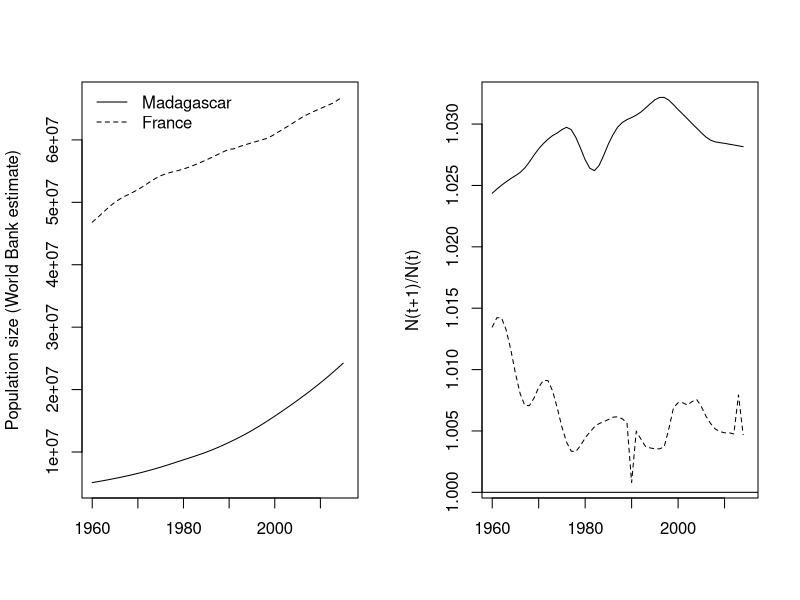
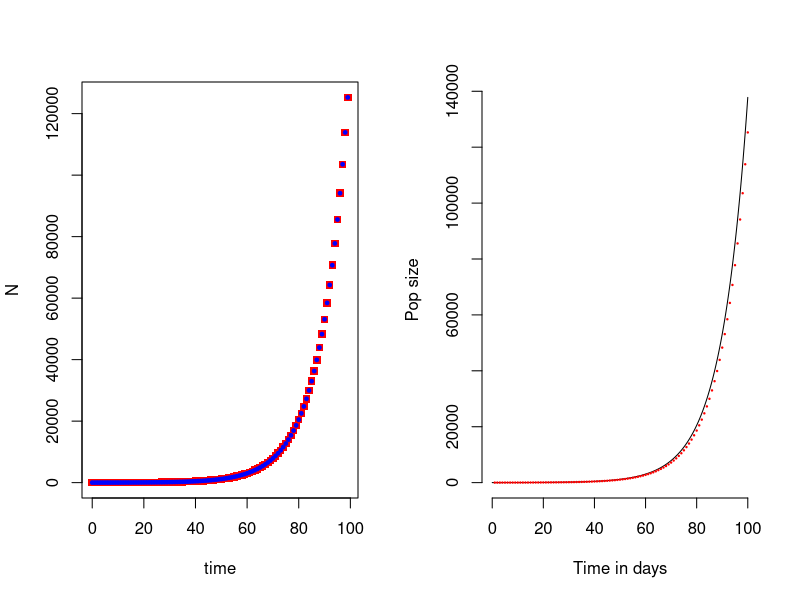
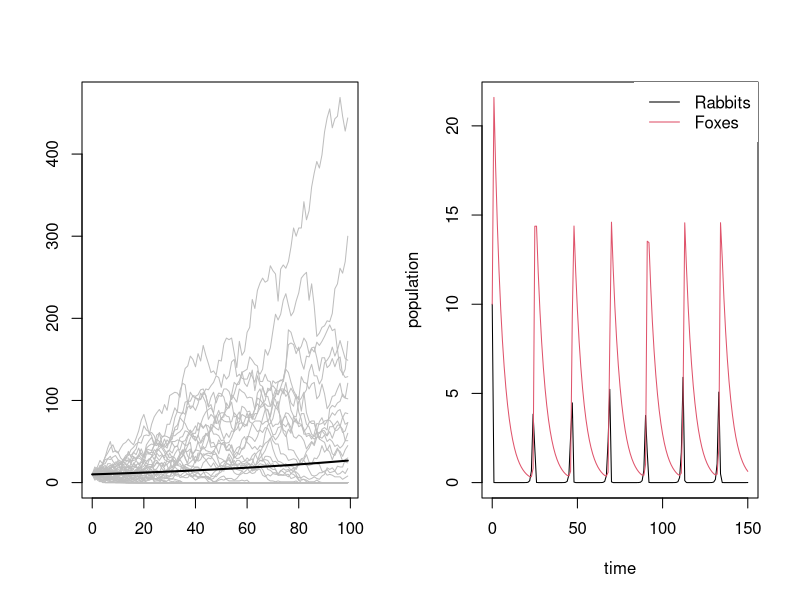
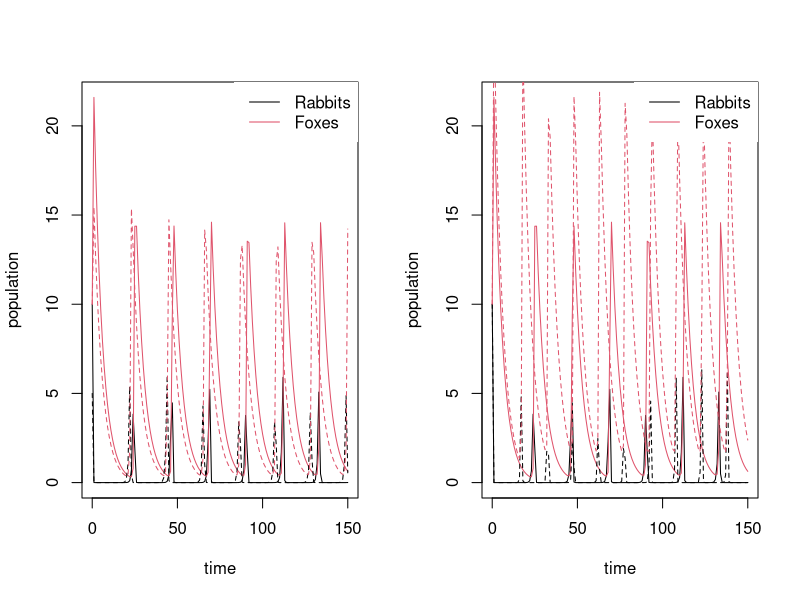
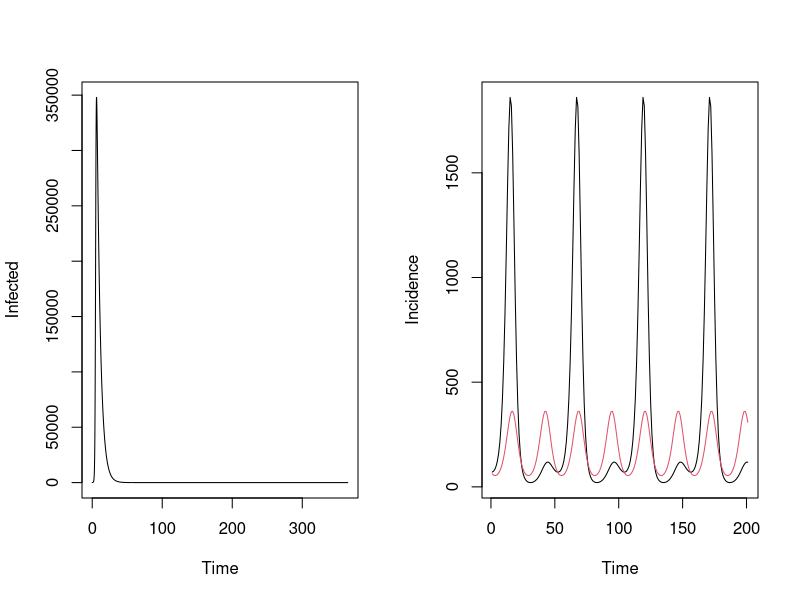
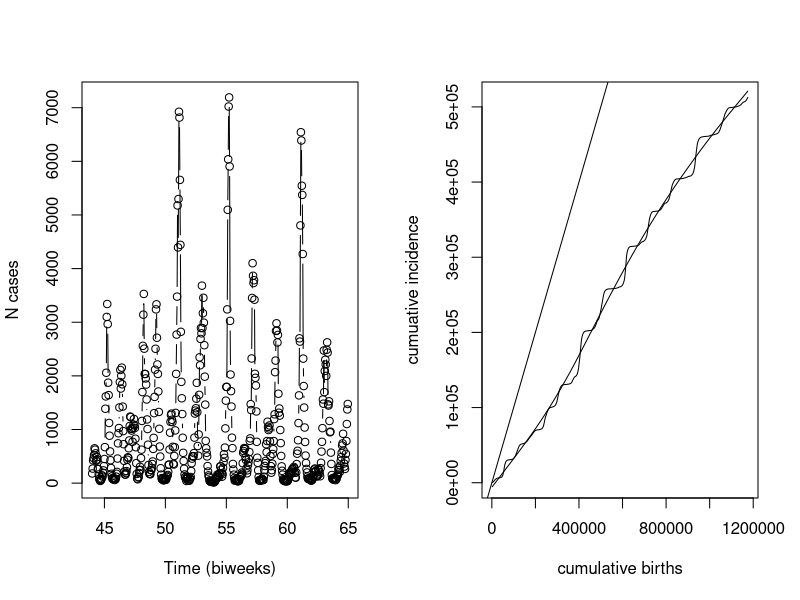
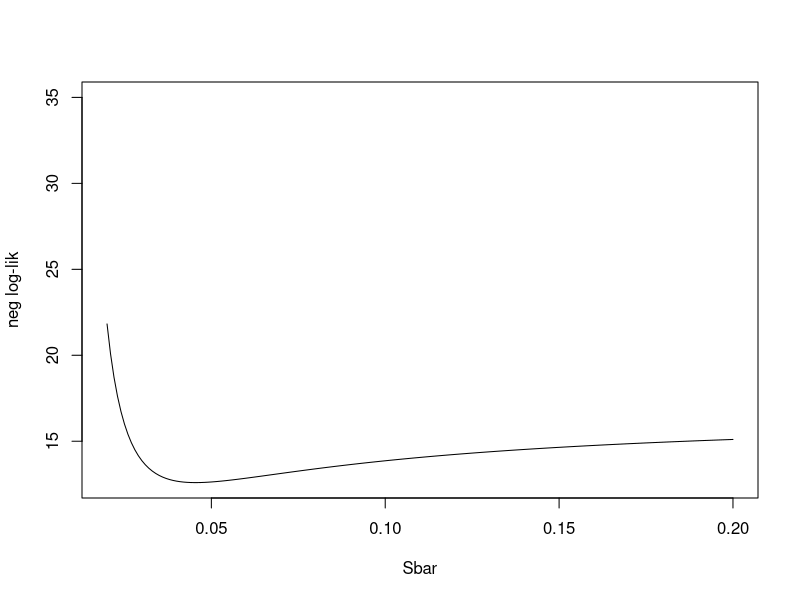
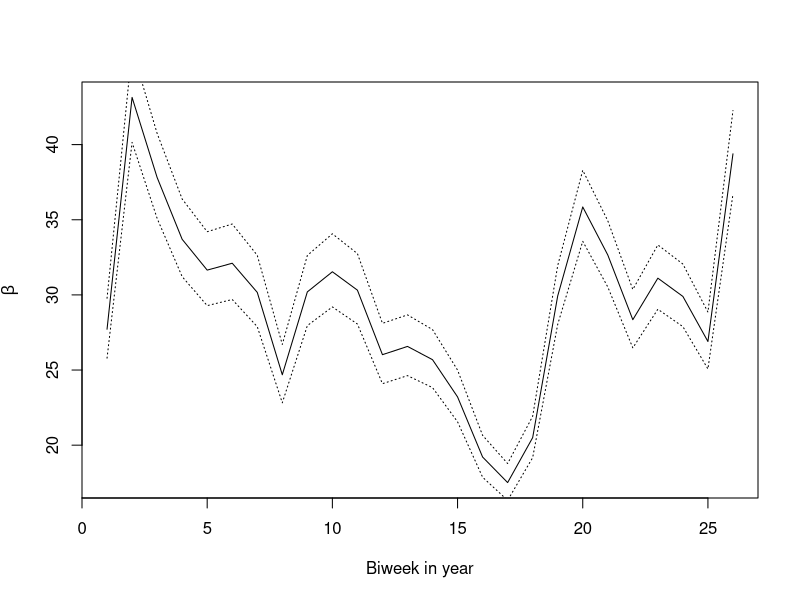

These charts were generated, in order, by the following R code:
## ----setup, include=FALSE------------------------------------------------
knitr::opts_chunk$set(echo = TRUE)

## ----Popdata, include=TRUE-----------------------------------------------
setwd("/Users/jessicametcalf/Downloads/E2M2-Dropbox-2018/E2M2.Metcalf.Lectures/Rcode/") 
pop.data <- read.csv("WorldBankPop.csv")
head(pop.data[,1:10])

## ----GetMada-------------------------------------------------------------
chs <- which(pop.data[,1]=="Madagascar",arr.ind=TRUE)
mada.pop <- as.numeric(pop.data[chs,3:ncol(pop.data)])

## ----GetFrance-----------------------------------------------------------
chs <- which(pop.data[,1]=="France",arr.ind=TRUE)
france.pop <- as.numeric(pop.data[chs,3:ncol(pop.data)])

## ----GetGrowth-----------------------------------------------------------
growth.mada.pop <- mada.pop[2:length(mada.pop)]/mada.pop[1:(length(mada.pop)-1)]
growth.france.pop <- france.pop[2:length(france.pop)]/france.pop[1:(length(france.pop)-1)]

## ----PlotCountries-------------------------------------------------------
par(mfrow=c(1,2)) #create a matrix of plots with 1 row and 2 cols
plot(1960:2016,mada.pop, type="l",xlab="",  #plot mada pop data
     ylab="Population size (World Bank estimate)", 
     ylim=range(c(mada.pop,france.pop),na.rm=TRUE))  #define limits of the y axis
points(1960:2016,france.pop, type="l",lty=2) #plot France pop data
legend("topleft",legend=c("Madagascar","France"),lty=1:2,bty="n")

plot(1960:2015,growth.mada.pop, type="l",xlab="", ylab="N(t+1)/N(t)",
     ylim=range(c(growth.mada.pop,growth.france.pop),na.rm=TRUE))
points(1960:2015,growth.france.pop, type="l",lty=2)
abline(h=1)

## ----LoopNdiscrete1------------------------------------------------------
N <- rep(NA,100) #create a vector for the population
N[1] <- 10       #set N(0) to be 10, as described
lambda <- 1.1    #set lambda, as described

## ----LoopNdiscrete-------------------------------------------------------
#loop t from 2 to 100, noting that t=1 corresponds to N(0)
for (t in 2:100) N[t] <- N[t-1]*lambda  

## ----directNdiscrete1----------------------------------------------------
Ndirect <- N[1]*lambda^(0:99) 

## ----compare-------------------------------------------------------------
plot(0:99,N, pch=15,col="red", xlab="time", ylab="N")
points(0:99,Ndirect,pch=19,col="blue", cex=0.5)

## ----dPdt----------------------------------------------------------------
pgrow <- function(t,y,parms){
  # The with() function gives access to the named values of parms within the
  # local environment created by the function
  with(c(as.list(y),parms),{
    dPdt <- r*P
    list(c(dPdt))
  })
}

## ----run.dPdt------------------------------------------------------------
library(deSolve)              # Load libary to be used for numerical integration
Pop <- c(P=10)                # Define starting variables (P(0)=10, as above)
values <- c(r=log(lambda))    # Define parameters - use an approx of the lambda used in the discrete time ex above
time.out <- seq(0,100,by=0.1) # Set up time-steps for variables - here go for 100 years
pgrow(t=0,y=Pop,parms=values)  #try out the function for t=0

## ----test.dPdt-----------------------------------------------------------
delta.t <- 0.1                    # Set a small value for delta.t (0.1 day)
pop.next <- Pop + unlist(pgrow(t=time,y=Pop,parms=values)) * delta.t
pop.next

## ----run.test.dPdt-------------------------------------------------------
Ncontinuous <- lsoda(
  y = Pop,               # Initial conditions for population
  times = time.out,      # Timepoints for evaluation
  func = pgrow,          # Function to evaluate
  parms = values         # Vector of parameters
  )

## ----check.test.dPdt-----------------------------------------------------
head(Ncontinuous)

## ----check2.test.dPdt----------------------------------------------------
subset(Ncontinuous,time==2)

## ----check3.test.dPdt----------------------------------------------------
plot(Ncontinuous[,"time"],               # Time on the x axis
     Ncontinuous[,"P"],                  # Number infected (I) on the y axis
     xlab = "Time in days",     # Label the x axis
     ylab = "Pop size",         # Label the y axis
     main = " ",                # Plot title
     xlim = c(0,100),           # 
     type = "l",                # Use a line plot
     bty = "n")                 # Remove the box around the plot
points(1:100,N, pch=19,col="red",cex=0.2)  #compare with our discrete time

## ----LoopNdiscreteSep1---------------------------------------------------
N <- rep(NA,100)                            #create a vector for the population
N[1] <- 10                                  #set N(0) to be 10, as described
b <- 0.8; s=0.21                            #set b and r as described
for (t in 2:100) N[t] <- N[t-1]*b+ N[t-1]*s #loop, noting that t=1 corresponds to N(0) 

## ----LoopNdiscreteSepStoch-----------------------------------------------
Nstoch <- matrix(NA,50,100) #create a matrix to store the results
#                           # of the simulation, every row is a different run
Nstoch[,1] <- 10            #set N(0) to be 10, for every run. 
for (j in 1:50){            #loop over sims
for (t in 2:100) {          #loop over time
    Nstoch[j,t] <- rpois(1,Nstoch[j,t-1]*b)+ rbinom(1,Nstoch[j,t-1],s)
}}

## ----LoopNStochPlot------------------------------------------------------
matplot(0:99,t(Nstoch), xlab="", ylab="",
        type="l",lty=1,col="grey")  #'matplot' plots matrices; and extension of plot
points(0:99,N, type="l",lwd=2)

## ----ParamsAgeStruct-----------------------------------------------------
sj=0.2  #juvenile survival
aj=0.8  #juvenile aging 
sa=0.8  #adult survival
f=1     #adult fertility

## ----Matrix--------------------------------------------------------------
A <- matrix(0,2,2)
A[1,1] <- sj*(1-aj)  #juvenile to juvenile = not aging and surving as a juvenile
A[2,1] <- sj*aj      #juvenile to adult =  aging and surving as a juvenile
A[2,2] <- sa         #adult to adult =  surviving as an adult
A[1,2] <- f          #adult to juvenile = survivng and reproducing  

## ----MatrixEst-----------------------------------------------------------
n.start <- c(5,10)    #start with pop of 5 juveniles and 10 adults
n.next <- A%*%n.start #get pop one time-step latter using matrix multiplication (%*%)
n.next                #more juveniles, but fewer adults...

## ----MatrixLambda--------------------------------------------------------
eigen(A)$value[1]      #extract the pop growth rate using the eigenvalue; <1 indicates pop shrinking

A[1,2] <- f*2          #double the fertility 
eigen(A)$value[1]      #extract the pop growth rate using the eigenvalue; now pop growing

## ----Compadre------------------------------------------------------------
# Code not run - if you have downloaded the Compadre data, then you can load it 
#load("/Users/cmetcalf/Downloads/COMPADRE_v.4.0.1.RData")

# and then...

# names(compadre)           #check what it contains
# head(compadre$metadata)   #look at the metadata to see how its structured 
                            #indexes here correspond to indexes in the list of mat
# compadre$mat[[1]]         #pull out the 1st set of matrices - 
                            #in this list A is the full matrix;
#                           # U is only survival and growth, 
                            # F is fertility, and C is clonal reproduction (if there is any)
# eigen(compadre$mat[[1]]$matA)$value[1]  #get the population growth rate for this species 
#                                         #publication (defined by first row metadata)
# tmp <- which(compadre$metadata$Country=="MDG") #Find all the matrices relating to Madagascar
# compadre$metadata[tmp,]                        #Look at their metadata
# compadre$mat[[tmp[1]]]                         #If you want to manipulate in more depth - index...


## ----MatrixLV------------------------------------------------------------
LotVmod <- function (Time, State, Pars) {
    with(as.list(c(State, Pars)), {
        dx = x*(alpha - beta*y)
        dy = -y*(gamma - delta*x)  #reverse to just echo the line above :)
        return(list(c(dx, dy)))
    })
}

## ----MatrixLVpars--------------------------------------------------------
Pars <- c(alpha = 2, beta = .5, gamma = .2, delta = .6)
State <- c(x = 10, y = 10)
Time <- seq(0, 150, by = 1)

## ----MatrixLVplot--------------------------------------------------------
out <- as.data.frame(ode(func = LotVmod, y = State, parms = Pars, times = Time)) #run
 
matplot(out[,1],out[,-1], type = "l",    #separate 1st col (time), plot against other 2
        xlab = "time", ylab = "population", lty=1)  
legend("topright", c("Rabbits", "Foxes"), lty = c(1,1), col = c(1,2), box.lwd = 0)

## ----MatrixLVplot2-------------------------------------------------------
State2 <- c(x = 5, y = 10)
out2 <- as.data.frame(ode(func = LotVmod, y = State2, parms = Pars, times = Time))
matplot(out[,1],out[,-1], type = "l", 
        xlab = "time", ylab = "population", lty=1)  #plot out our previous results
matplot(out2[,1],out2[,-1], type = "l", lty=2,add=TRUE)  #add the new runs
legend("topright", c("Rabbits", "Foxes"), lty = c(1,1), col = c(1,2), box.lwd = 0)

## ----MatrixLVplot3-------------------------------------------------------
Pars2 <- c(alpha = 4, beta = .5, gamma = .2, delta = .6)
out3 <- as.data.frame(ode(func = LotVmod, y = State, parms = Pars2, times = Time))
matplot(out[,1],out[,-1], type = "l", 
         xlab = "time", ylab = "population", lty=1)  
matplot(out3[,1],out3[,-1], type = "l", lty=2,add=TRUE)  
legend("topright", c("Rabbits", "Foxes"), lty = c(1,1), col = c(1,2), box.lwd = 0)

## ----SIRode1-------------------------------------------------------------
sir <- function(t,y,parms){
  with(c(as.list(y),parms),{
    dSdt <- -beta*S*I/N
    dIdt <- beta*S*I/N - gamma*I
    list(c(dSdt,dIdt))
  })
}

## ----SIRode2-------------------------------------------------------------
pop.SI <- c(S = 500000,I = 20)  
values <- c(beta = 3.6,          # Transmission coefficient
            gamma = 1/5,         #recovery rate
            N=800000)            # population size (constant)

## ----SIRode3-------------------------------------------------------------
R0 <- values["beta"]/values["gamma"] # value of R0
R0

## ----SIRode4-------------------------------------------------------------
ts.sir <- data.frame(lsoda(
  y = pop.SI,                   # Initial conditions for population
  times = seq(0,365,by=0.1),   # Timepoints for evaluation
  func = sir,                   # Function to evaluate
  parms = values                # Vector of parameters
  ))

## ----SIRodePlot----------------------------------------------------------
plot(ts.sir[,"time"],ts.sir[,"I"], xlab="Time", ylab="Infected", type="l")

## ----FunctionSeasonSIR---------------------------------------------------
simTSIR <- function(I0=10,S0=1000,N=300000,      #starting no infected, susceptible, total pop size
                    beta=15,alpha=0.97,gamma=0.2,#transmission, alpha, and recover
                    vacc.cover=rep(0,26),        #one level of vaccination for every week of the year
                    births=rep((30*300/26),26),  #one level of birth for every week of the year
                    Tmax=2600){                  #maximum desired time-span. 
  #set up storage for the population; vectors of length Tmax
  Istore <- Sstore <- rep(NA,Tmax)
  Istore[1] <- I0
  Sstore[1] <- S0
  
  #set up the seasonality (allowing transmission to fluctuate over the course of the year)
  beta.seas <- beta*(1+gamma*cos(2*pi*(1:26)/26))    
  #create an index, so for each of the Tmax time-steps, we know what season it is
  seas.index <- rep(1:26,Tmax/26)  
  
  #loop over the time-series calculating new infecteds and susceptibles.   
  for (t in 2:Tmax){
    Istore[t] <-  beta.seas[seas.index[t]]*(Istore[t-1]^alpha)*Sstore[t-1]/N
    Sstore[t] <- Sstore[t-1]+(births[seas.index[t]]*(1-vacc.cover[seas.index[t]]))-Istore[t]
  }
  return(list(Istore=Istore,Sstore=Sstore))
}

## ----plotTSIRsim---------------------------------------------------------
tmp <- simTSIR() ## by just leaving the arguments blank, R will use all the defaults.  
plot(tmp$Istore[2200:2400], type="l", xlab="Time", ylab="Incidence")  
        #(leave out the first 2200 time-steps to get rid of transients)
tmp1 <- simTSIR(births=rep((15*300/26),26)) ##half the birth rate, and rerun
points(tmp1$Istore[2200:2400], type="l",col=2)  #add this to the previous plot

## ----measlesData---------------------------------------------------------
meas = read.table("meas.csv", sep = ",", header = TRUE) 
names(meas)

## ----measlesDataPlot-----------------------------------------------------
plot(meas$time, meas$London, type = "b", xlab="Time (biweeks)", ylab="N cases")

## ----suscRecon-----------------------------------------------------------
cum.reg <- smooth.spline(cumsum(meas$B), cumsum(meas$London), df=5) 
D <- - resid(cum.reg) #The residuals
plot(cumsum(meas$B), cumsum(meas$London), type="l",
        xlab="cumulative births", ylab="cumuative incidence")
lines(cum.reg)
abline(a=0,b=1)

## ----under.report--------------------------------------------------------
rr <- predict(cum.reg, deriv=1)$y
summary(rr)

## ----correctIncidence----------------------------------------------------
Ic <- meas$London/rr
Dc <- D/rr

## ----makeVarialbles------------------------------------------------------
seas = rep(1:26, 21)[1:545]
lInew = log(Ic[2:546])
lIold = log(Ic[1:545])
Dold = Dc[1:545]

## ----makeS0--------------------------------------------------------------
N <- 3.3E6
Smean <-  seq(0.02, 0.2, by=0.001)*N
offsetN <- rep(-log(N), 545)

## ----makeS0llik----------------------------------------------------------
llik <- rep(NA, length(Smean))

## ----profile Likelihood--------------------------------------------------
for(i in 1:length(Smean)){
  lSold = log(Smean[i] + Dold)
  glmfit = glm(lInew ~ -1 +as.factor(seas) + lIold + offset(lSold+offsetN))
    llik[i] = glmfit$deviance / 2
  }
par(mfrow=c(1,1))
plot(Smean/3.3E6, llik, ylim=c(min(llik),35), xlab="Sbar", ylab="neg log-lik", type="l")

## ----profileLikelihoodBest-----------------------------------------------
lSold = log(Smean[which(llik==min(llik))] + Dold)
glmfit = glm(lInew ~ -1 +as.factor(seas) + lIold + offset(lSold+offsetN))
summary(glmfit)

## ----profile Likelihood for plot-----------------------------------------
beta=exp(glmfit$coef[1:26])
ubeta=exp(glmfit$coef[1:26]+summary(glmfit)$coef[1:26, 2])
lbeta=exp(glmfit$coef[1:26]-summary(glmfit)$coef[1:26, 2])

plot(beta, type="l", xlab="Biweek in year", ylab=expression(beta))
points(ubeta, type="l",lty=3)
points(lbeta, type="l",lty=3)



## ----simTSIR2------------------------------------------------------------
SimTsir2=function(beta, alpha, B, N,  
                  inits = list(Snull = 0, Inull = 0), type = "det"){
    type <- charmatch(type, c("det", "stoc"), nomatch = NA)
    if(is.na(type))
        stop("method should be \"det\", \"stoc\"")
    IT <- length(B)
    s <- length(beta)
    lambda <- rep(NA, IT)
    I <- rep(NA, IT)
    S <- rep(NA, IT)
    I[1] <- inits$Inull
    lambda[1] <- inits$Inull
    S[1] <- inits$Snull
    for(i in 2:IT) {
        lambda[i] = beta[((i - 2) %% s) + 1] * S[i - 1] * (I[i - 1]^alpha)/N
        if(type == 2) {
                I[i] = rpois(1, lambda[i])
            }
        if(type == 1) {
            I[i] = lambda[i]
}
        S[i] =S[i - 1] + B[i] - I[i]
    }
    return(list(I = I, S = S))

}

## ----simTSIR2show--------------------------------------------------------
sim <- SimTsir2(beta=exp(glmfit$coef[1:26]), alpha=glmfit$coef[27],
                B=meas$B, N=N, 
                inits=list(Snull=Dc[1]+Smean[which(llik==min(llik))], Inull=Ic[1]))
plot(sim$I, type="b", xlab="Time (biweeks)", ylab="Number of cases simulated")
lines(exp(lInew), col="red")
legend("topleft",
       legend=c("sim", "Ic"),
       lty=c(1,1),
       pch=c(1,0),
        col=c("black", "red"))
